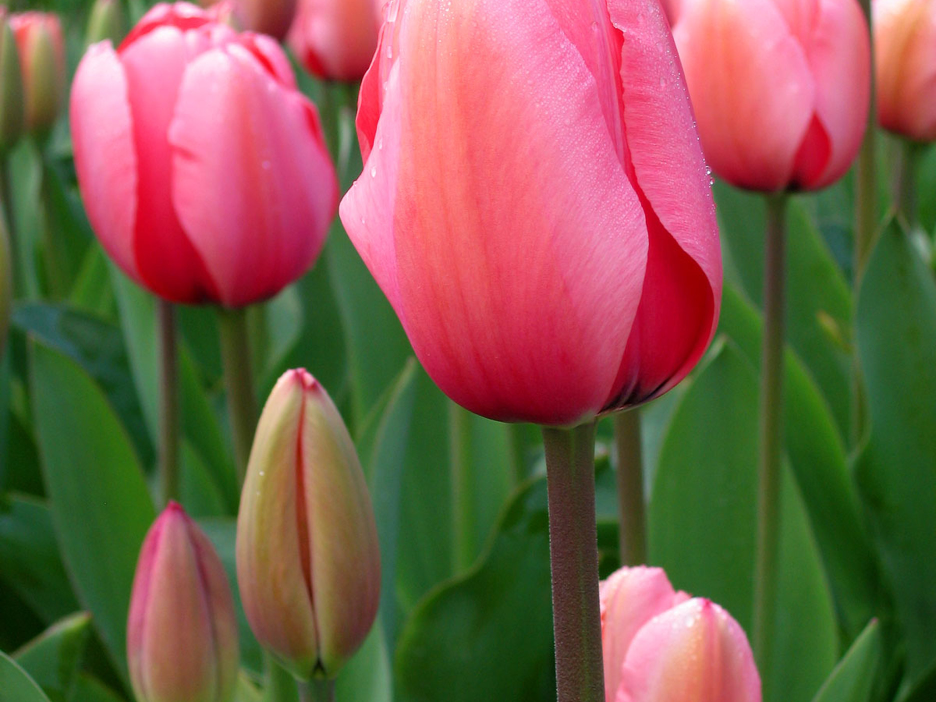
#> input picture src/sample.jpg, 1872 x 1404 px (shown at 1/2 size)
$ python png2frame.py ../src/sample.jpg
#> lines starting #> are read from the running program, lines starting #| are printed output that depends on the picture
#!/usr/bin/env python3
"""Convert a PNG (or any Pillow-readable image) into the IT8951 frame format:
1872x1404 landscape, 16 grey levels, packed 4bpp (2 px/byte, high nibble =
even column, 0x0 black .. 0xF white), 936 bytes/row = 1,314,144 bytes.

Requires Pillow:  pip install pillow

    python3 tools/png2frame.py photo.png            # -> src/sample_card.bin
    python3 tools/png2frame.py photo.png out.bin
    python3 tools/png2frame.py --no-dither logo.png # nearest level, for graphics

Then rebuild; src/sample_card.S embeds whatever src/sample_card.bin contains.
Default is Floyd-Steinberg dithering to the 16 evenly spaced greys, matching
what src/img_decode.c does on the device.
"""
import os
import sys

try:
    from PIL import Image
except ImportError:
    sys.exit("Pillow not installed. Run: pip install pillow")

W, H = 1872, 1404
LEVELS = [i * 17 for i in range(16)]   # 0, 17, ... 255


def cover_fit(im):
    scale = max(W / im.width, H / im.height)
#> scale = 1
    im = im.resize((round(im.width * scale), round(im.height * scale)), Image.LANCZOS)
#> im is the input picture: PIL image 1872x1404 RGB; mean R, G, B 126.5, 92.8, 76.1
    left = (im.width - W) // 2
#> left = 0
    top = (im.height - H) // 2
#> top = 0
    return im.crop((left, top, left + W, top + H))


def to_levels(im, dither):
    """Return a list of per-pixel level indices 0..15, row-major."""
#> called with dither = True
    gray = im.convert("L")
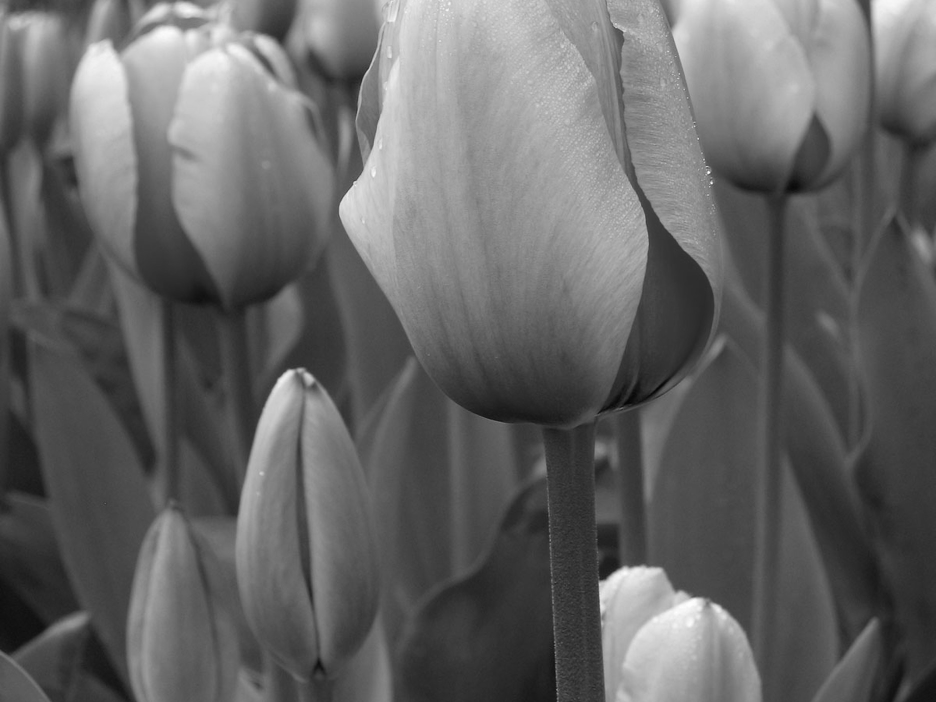
#> gray: PIL image 1872x1404 L (shown at 1/2 size); min 4, max 255, mean 101
    if not dither:
        return [(v + 8) // 17 for v in gray.tobytes()]
    # Pillow dithers against an explicit palette only for RGB sources.
    pal = Image.new("P", (1, 1))
    pal.putpalette(sum(([v, v, v] for v in LEVELS), []) + [0] * (768 - 48))
    q = gray.convert("RGB").quantize(palette=pal, dither=Image.Dither.FLOYDSTEINBERG)
    # Palette indices are exactly our level indices (0 black .. 15 white).
    return list(q.tobytes())


def main():
    args = [a for a in sys.argv[1:] if not a.startswith("--")]
    dither = "--no-dither" not in sys.argv
    if not args:
        sys.exit("usage: png2frame.py [--no-dither] input.png [output.bin]")
    out = args[1] if len(args) > 1 else os.path.join(
        os.path.dirname(__file__), "..", "src", "sample_card.bin")

    im = cover_fit(Image.open(args[0]).convert("RGB"))
    lv = to_levels(im, dither)
#> lv = 2628288 items
    buf = bytearray(W * H // 2)
    for i in range(0, W * H, 2):
        buf[i >> 1] = (lv[i] << 4) | lv[i + 1]
    with open(out, "wb") as f:
        f.write(buf)
    print("wrote", os.path.normpath(out), len(buf), "bytes",
          "(dithered)" if dither else "(nearest level)")
#| wrote src/sample_card.bin 1314144 bytes (dithered)


if __name__ == "__main__":
    main()
